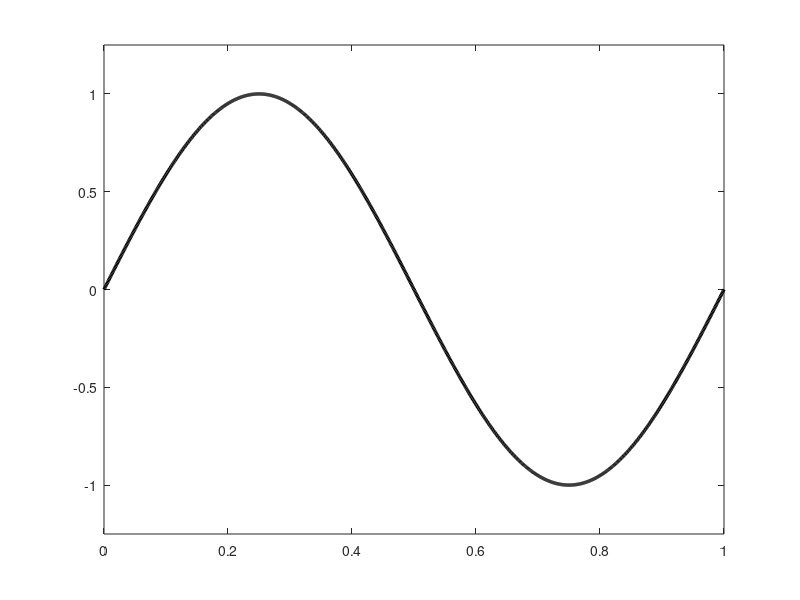

MATLAB code to generate this figure: (Note: this script raises an error after producing the figure.)
%patch on one cycle
time=[0:0.001:1];
x=sin(time*2*pi);
fig=plot(time,x,'k','LineWidth',2.5);
ylim([-1.25 1.25])
ax=gca;
ax.XTick=[0 0.25 0.5 0.75 1];
ax.XTickLabel=[{'0', 'pi/2', 'pi', '3/2 pi', '2pi'}];
z=[0.125 0.375 0.375 0.125];
y=[-1.25 -1.25 1.25 1.25];
patch(z,y,'blue','FaceAlpha',0.3);
xlabel('Phase')
ylabel('amplitude')

%patches on 4 cycles
time=[0:0.001:4];
x=sin(time*2*pi);
fig2=plot(time,x,'k','LineWidth',2.5);
ylim([-1.25 1.25])
ax2=gca;
ax2.XTick=[0 0.5 1 1.5 2 2.5 3 3.5 4];
ax2.XTickLabel=[{'0', 'pi', '2pi', '3pi', '4pi', '5pi', '6pi'}];
for gg=1:4
z=[0.125 0.375 0.375 0.125]+gg-1;
y=[-1.25 -1.25 1.25 1.25];
patch(z,y,'blue','FaceAlpha',0.3);
end
xlabel('Phase')
ylabel('amplitude')


%% Quality control
numPhaseBins=18;
uniform = zeros(1,numPhaseBins); uniform(:)=1/numPhaseBins;
couple = zeros(1,numPhaseBins); couple(5)=0.5; couple(14)=0.5;
onebin = zeros(1,numPhaseBins); onebin(2) = 1;
small = zeros(1,numPhaseBins); small(2:4)=[0.25 0.5 0.25];

binAmp=small;
logAmp=log2(binAmp);
ShannonH =-sum(binAmp(logAmp~=-Inf).*logAmp(logAmp~=-Inf)); 
Dkl = log2(numPhaseBins)-ShannonH;
MI=Dkl/log2(numPhaseBins);
figure;
bar(binAmp,'g','BarWidth',1)
ylim([0 1])
xlim([0.5 18.5])
xlabel('Phase')
ylabel('Normalized HF amplitude')
title(['Narrow Distribution, MI = ' num2str(MI)])
time=[0.001:0.001:1];
LFdata=sin(2*pi*time);
LFscaled=LFdata*0.15;
LFscaled=LFscaled+0.25;
ax1=gca;
ax1_pos = ax1.Position;
ax2 = axes('Position',ax1_pos,...
    'XAxisLocation','top',...
    'YAxisLocation','right',...
    'Color','none');
ylim([0 0.5])
line(time,LFscaled,'Parent',ax2,'LineWidth',2.5,'Color','b')
axis off;
ax1.XTick=[0.5 5 9.5 14 18.5]; %scale for 18?
ax1.XTickLabel=[{'0', 'pi/2', 'pi', '3/2 pi', '2pi'}];


% MI various lengths of time and noise
%{
[time, y, HFsignal, LFdata]=CFCfakeData1(numSeconds, LF, HF, phaseLock, whiteNoiseAmp,binTrimming);
[LFsignal, HFsignal]=PreProcessForCFC(t,x,LF,HF);
[MI, binAmp, lfPhase, hfAmp]=Tort2010MI(LFsignal, HFsignal, numPhaseBins)
%}
%% For presentation
uniform = zeros(1,numPhaseBins); uniform(:)=0.5;
ideal = zeros(1,numPhaseBins); ideal([5 14])=0.75;
ideal([1 9 10 18]) = 0.25;
ideal([2 8 11 17]) = 0.32;
ideal([4 6 13 15]) = 0.67;
ideal([3 7 12 16]) = 0.5;
figure; 
bar(ideal,'b','BarWidth',0.9,'FaceAlpha',0.5);
hold on
bar(uniform,'g','BarWidth',0.9,'FaceAlpha',0.5);
xlim([0.5 18.5])
ylim([0 1])
xlabel('bin')
ylabel('amount')

%% 4 seconds no noise
LF=5; HF=40;
loNoise=0.65;
hiNoise=1.1;
numPhaseBins=18;
binTrim = 0.10;

[time, x, ~, ~]=CFCfakeData1(4, LF, HF, 'peaks', 0,binTrim,0);
[LFsignal, HFsignal]=PreProcessForCFC(time,x,LF,HF);
[MI, binAmp, ~, ~]=Tort2010MI(LFsignal, HFsignal, numPhaseBins);
figure; bar(binAmp); title(['4s, 0.0 WN, MI= ' num2str(MI)])
%some noise
[time, x, ~, ~]=CFCfakeData1(4, LF, HF, 'peaks', loNoise,binTrim,0);
[LFsignal, HFsignal]=PreProcessForCFC(time,x,LF,HF);
[MI2, binAmp2, ~, ~]=Tort2010MI(LFsignal, HFsignal, numPhaseBins);
figure; bar(binAmp2); title(['4s, 0.1 WN, MI= ' num2str(MI2)])
%lots of noise
[time, x, ~, ~]=CFCfakeData1(15, LF, HF, 'peaks', hiNoise,binTrim,0);
[LFsignal, HFsignal]=PreProcessForCFC(time,x,LF,HF);
[MI3, binAmp3, ~, ~]=Tort2010MI(LFsignal, HFsignal, numPhaseBins);
figure; bar(binAmp3); title(['4s, 0.4 WN, MI= ' num2str(MI3)])

%15s no noise
[time, x, ~, ~]=CFCfakeData1(15, LF, HF, 'peaks', 0,binTrim,0);
[LFsignal, HFsignal]=PreProcessForCFC(time,x,LF,HF);
[MI4, binAmp4, ~, ~]=Tort2010MI(LFsignal, HFsignal, numPhaseBins);
figure; bar(binAmp4); title(['15s, 0.0 WN, MI= ' num2str(MI4)])
%some noise
[time, x, ~, ~]=CFCfakeData1(4, LF, HF, 'peaks', loNoise ,binTrim,0);
[LFsignal, HFsignal]=PreProcessForCFC(time,x,LF,HF);
[MI5, binAmp5, ~, ~]=Tort2010MI(LFsignal, HFsignal, numPhaseBins);
figure; bar(binAmp5); title(['15s, 0.1 WN, MI= ' num2str(MI5)])
%lots of noise
[time, x, ~, ~]=CFCfakeData1(15, LF, HF, 'peaks', hiNoise, binTrim,0);
[LFsignal, HFsignal]=PreProcessForCFC(time,x,LF,HF);
[MI6, binAmp6, ~, ~]=Tort2010MI(LFsignal, HFsignal, numPhaseBins);
figure; bar(binAmp6); title(['15s, 0.4 WN, MI= ' num2str(MI6)])

%30s no noise
[time, x, ~, ~]=CFCfakeData1(30, LF, HF, 'peaks', 0,binTrim,0);
[LFsignal, HFsignal]=PreProcessForCFC(time,x,LF,HF);
[MI7, binAmp7, ~, ~]=Tort2010MI(LFsignal, HFsignal, numPhaseBins);
figure; bar(binAmp7); title(['30s, 0.0 WN, MI= ' num2str(MI7)])
%some noise
[time, x, ~, ~]=CFCfakeData1(30, LF, HF, 'peaks', loNoise,binTrim,0);
[LFsignal, HFsignal]=PreProcessForCFC(time,x,LF,HF);
[MI8, binAmp8, ~, ~]=Tort2010MI(LFsignal, HFsignal, numPhaseBins);
figure; bar(binAmp8); title(['30s, 0.1 WN, MI= ' num2str(MI8)])
%lots of noise
[time, x, ~, ~]=CFCfakeData1(30, LF, HF, 'peaks', hiNoise,binTrim,0);
[LFsignal, HFsignal]=PreProcessForCFC(time,x,LF,HF);
[MI9, binAmp9, ~, ~]=Tort2010MI(LFsignal, HFsignal, numPhaseBins);
figure; bar(binAmp9); title(['30s, 0.4 WN, MI= ' num2str(MI9)])
MIs=[MI MI2 MI3 MI4 MI5 MI6 MI7 MI8 MI9];

%% raw measures
LF=5; HF=40;
loNoise=0.1;
hiNoise=0.4;
numPhaseBins=18;
binSizes=[75 200];

[~, ~, HFsignal, LFsignal]=CFCfakeData1(4, LF, HF, 'peaks', 0,0.15);
[MI, binAmp, ~, ~]=Tort2010MI(LFsignal, HFsignal, numPhaseBins);
[ShuffleMIs1] = Tort2010MISurrogate(LFsignal, HFsignal, 1000, binSizes, numPhaseBins); 

%figure; bar(binAmp); title(['4s, 0.0 WN, MI= ' num2str(MI)])
%some noise
[~, ~, HFsignal, LFsignal]=CFCfakeData1(4, LF, HF, 'peaks', loNoise,0.15);
[MI2, binAmp2, ~, ~]=Tort2010MI(LFsignal, HFsignal, numPhaseBins);
[ShuffleMIs2] = Tort2010MISurrogate(LFsignal, HFsignal, 1000, binSizes, numPhaseBins); 

%figure; bar(binAmp2); title(['4s, 0.1 WN, MI= ' num2str(MI2)])
%lots of noise
[~, ~, HFsignal, LFsignal]=CFCfakeData1(4, LF, HF, 'peaks', hiNoise,0.15);
[MI3, binAmp3, ~, ~]=Tort2010MI(LFsignal, HFsignal, numPhaseBins);
[ShuffleMIs3] = Tort2010MISurrogate(LFsignal, HFsignal, 1000, binSizes, numPhaseBins); 

%figure; bar(binAmp3); title(['4s, 0.4 WN, MI= ' num2str(MI3)])
ShuffleMeans=[mean(ShuffleMIs1) mean(ShuffleMIs2) mean(ShuffleMIs3)];
ShuffleStd = [std(ShuffleMIs1) std(ShuffleMIs2) std(ShuffleMIs3)];

%15s no noise
[~, ~, HFsignal, LFsignal]=CFCfakeData1(15, LF, HF, 'peaks', 0,0.15);
[MI4, binAmp4, ~, ~]=Tort2010MI(LFsignal, HFsignal, numPhaseBins);
figure; bar(binAmp4); title(['15s, 0.0 WN, MI= ' num2str(MI4)])
%some noise
[~, ~, HFsignal, LFsignal]=CFCfakeData1(4, LF, HF, 'peaks',loNoise,0.15);
[MI5, binAmp5, ~, ~]=Tort2010MI(LFsignal, HFsignal, numPhaseBins);
figure; bar(binAmp5); title(['15s, 0.1 WN, MI= ' num2str(MI5)])
%lots of noise
[~, ~, HFsignal, LFsignal]=CFCfakeData1(15, LF, HF, 'peaks', hiNoise,0.15);
[MI6, binAmp6, ~, ~]=Tort2010MI(LFsignal, HFsignal, numPhaseBins);
figure; bar(binAmp6); title(['15s, 0.4 WN, MI= ' num2str(MI6)])

%30s no noise
[~, ~, HFsignal, LFsignal]=CFCfakeData1(30, LF, HF, 'peaks', 0,0.15);
[MI7, binAmp7, ~, ~]=Tort2010MI(LFsignal, HFsignal, numPhaseBins);
figure; bar(binAmp7); title(['30s, 0.0 WN, MI= ' num2str(MI7)])
%some noise
[~, ~, HFsignal, LFsignal]=CFCfakeData1(30, LF, HF, 'peaks', loNoise,0.15);
[MI8, binAmp8, ~, ~]=Tort2010MI(LFsignal, HFsignal, numPhaseBins);
figure; bar(binAmp8); title(['30s, 0.1 WN, MI= ' num2str(MI8)])
%lots of noise
[~, ~, HFsignal, LFsignal]=CFCfakeData1(30, LF, HF, 'peaks', hiNoise,0.15);
[MI9, binAmp9, ~, ~]=Tort2010MI(LFsignal, HFsignal, numPhaseBins);
figure; bar(binAmp9); title(['30s, 0.4 WN, MI= ' num2str(MI9)])
MIs=[MI MI2 MI3 MI4 MI5 MI6 MI7 MI8 MI9];


%% Figures for presentation

[time, x, HFsignal, LFsignal]=CFCfakeData1(4, 5, 40, 'peaks', 0,0.15);
figure; plot(time,x)

%Marek's version
ts = [0:.001:4]; % interval for longer simulations
f1=5; %lower frequency
f2=40; % higher frequency
A1=1; % amplitude for f1
A2=1; % amplitude for f2
A3=1; % amplitude for f3

low=A1*sin(2*pi*f1*ts); % lower frequency oscillation over ts (2 seconds)
high=A2*sin(2*pi*f2*ts);  % higher frequency oscillation over ts (2 seconds)
dist=A3*sin(2*pi*42*ts); %disturbance at 42 Hz over ts (2 seconds)

a=1; % coupling strength 
b=0.2; % amplitude of compound higher frequency

sim=low+b*(a*low.*high+dist);  % simulated data
figure; plot(ts,sim)

%catherine's mod
t = [0:.001:60]; % interval for longer simulations
f1=5; %lower frequency
f2=40; % higher frequency
A1=1; % amplitude for f1
A2=1; % amplitude for f2
A3=1; % amplitude for f3

low=A1*sin(2*pi*f1*t); % lower frequency oscillation over ts (2 seconds)
high=A2*sin(2*pi*f2*t);  % higher frequency oscillation over ts (2 seconds)
dist=A3*sin(2*pi*42*t); %disturbance at 42 Hz over ts (2 seconds)

%%a=1; % coupling strength 
b=0.2; % amplitude of compound higher frequency
a=zeros(size(t));
events=[1000:1000:58000];
for i=1:length(events)
   eventts=events(i);
   a(1,eventts:eventts+100)=10;
end

sim=low+b*(a.*low.*high+dist);  % simulated data
sim=sim+randn(size(sim))*0.2;
figure; plot(t,sim);




%% Spectrogram
t=ts;

dt=t(2) - t(1);
Fs = 1/dt;
interval = 125;
overlap = round(interval*0.95);
nfft = round(1500);
[S,F,T,P]=spectrogram(x(1:4000)-mean(x(1:4000)),interval,overlap,nfft,Fs);
figure; imagesc(T,F,10*log10(P))
colorbar
axis xy
ylim([0 70])
xlabel('Time (s)')
ylabel('Frequency (Hz)')


%% noise and lengths marek's version
LF=5; HF=40;
loNoise=0.2;
hiNoise=0.5;
numPhaseBins=18;
MIs=[];
distF=42;
binSizes=[75 200];%3 gamma cycles, 1 theta cycle)

%4s
[time, x, ~, ~] = CFCfakeData2(4,LF,HF,distF,1,0);
[LFsignal, HFsignal]=PreProcessForCFC(time,x,LF,HF);
[MI, binAmp, ~, ~]=Tort2010MI(LFsignal, HFsignal, numPhaseBins);
[ShuffleMIs1] = Tort2010MISurrogate(LFsignal, HFsignal, 1000, binSizes, numPhaseBins); 
[time, x, ~, ~] = CFCfakeData2(4,LF,HF,distF,1,loNoise);
[LFsignal, HFsignal]=PreProcessForCFC(time,x,LF,HF);
[MI2, binAmp2, ~, ~]=Tort2010MI(LFsignal, HFsignal, numPhaseBins);
[ShuffleMIs2] = Tort2010MISurrogate(LFsignal, HFsignal, 1000, binSizes, numPhaseBins); 
[time, x, ~, ~] = CFCfakeData2(4,LF,HF,distF,1,hiNoise);
[LFsignal, HFsignal]=PreProcessForCFC(time,x,LF,HF);
[MI3, binAmp3, ~, ~]=Tort2010MI(LFsignal, HFsignal, numPhaseBins);
[ShuffleMIs3] = Tort2010MISurrogate(LFsignal, HFsignal, 1000, binSizes, numPhaseBins); 
MIs=[MIs MI MI2 MI3];
ShuffleMeans=[mean(ShuffleMIs1) mean(ShuffleMIs2) mean(ShuffleMIs3)];
ShuffleStd = [std(ShuffleMIs1) std(ShuffleMIs2) std(ShuffleMIs3)];
%15s
[time, x, ~, ~] = CFCfakeData2(15,LF,HF,distF,1,0);
[LFsignal, HFsignal]=PreProcessForCFC(time,x,LF,HF);
[MI, binAmp, ~, ~]=Tort2010MI(LFsignal, HFsignal, numPhaseBins);
[time, x, ~, ~] = CFCfakeData2(15,LF,HF,distF,1,loNoise);
[LFsignal, HFsignal]=PreProcessForCFC(time,x,LF,HF);
[MI2, binAmp2, ~, ~]=Tort2010MI(LFsignal, HFsignal, numPhaseBins);
[time, x, ~, ~] = CFCfakeData2(15,LF,HF,distF,1,hiNoise);
[LFsignal, HFsignal]=PreProcessForCFC(time,x,LF,HF);
[MI3, binAmp3, ~, ~]=Tort2010MI(LFsignal, HFsignal, numPhaseBins);
MIs=[MIs MI MI2 MI3];
%30s
[time, x, ~, ~] = CFCfakeData2(30,LF,HF,distF,1,0);
[LFsignal, HFsignal]=PreProcessForCFC(time,x,LF,HF);
[MI, binAmp, ~, ~]=Tort2010MI(LFsignal, HFsignal, numPhaseBins);
[time, x, ~, ~] = CFCfakeData2(30,LF,HF,distF,1,loNoise);
[LFsignal, HFsignal]=PreProcessForCFC(time,x,LF,HF);
[MI2, binAmp2, ~, ~]=Tort2010MI(LFsignal, HFsignal, numPhaseBins);
[time, x, ~, ~] = CFCfakeData2(30,LF,HF,distF,1,hiNoise);
[LFsignal, HFsignal]=PreProcessForCFC(time,x,LF,HF);
[MI3, binAmp3, ~, ~]=Tort2010MI(LFsignal, HFsignal, numPhaseBins);
MIs=[MIs MI MI2 MI3];
%values all come out pretty low

%% Marek's raw signals
LF=5; HF=40;
loNoise=0.2;
hiNoise=0.5;
numPhaseBins=18;
MIs=[];
distF=42;

[time, x, LFsignal, HFsignal] = CFCfakeData2(4,LF,HF,distF,1,0);
[MI, binAmp, ~, ~]=Tort2010MI(LFsignal, HFsignal, numPhaseBins);
[time, x2, LFsignal, HFsignal] = CFCfakeData2(4,LF,HF,distF,1,loNoise);
[MI2, binAmp2, ~, ~]=Tort2010MI(LFsignal, HFsignal, numPhaseBins);
[time, x3, LFsignal, HFsignal] = CFCfakeData2(4,LF,HF,distF,1,hiNoise);
[MI3, binAmp3, ~, ~]=Tort2010MI(LFsignal, HFsignal, numPhaseBins);
MIs=[MIs MI MI2 MI3];
%15s
[time, x, LFsignal, HFsignal] = CFCfakeData2(15,LF,HF,distF,1,0);
[MI, binAmp, ~, ~]=Tort2010MI(LFsignal, HFsignal, numPhaseBins);
[time, x, LFsignal, HFsignal] = CFCfakeData2(15,LF,HF,distF,1,loNoise);
[MI2, binAmp2, ~, ~]=Tort2010MI(LFsignal, HFsignal, numPhaseBins);
[time, x,LFsignal, HFsignal] = CFCfakeData2(15,LF,HF,distF,1,hiNoise);
[MI3, binAmp3, ~, ~]=Tort2010MI(LFsignal, HFsignal, numPhaseBins);
MIs=[MIs MI MI2 MI3];
%30s
[time, x, LFsignal, HFsignal] = CFCfakeData2(30,LF,HF,distF,1,0);
[MI, binAmp, ~, ~]=Tort2010MI(LFsignal, HFsignal, numPhaseBins);
[time, x,LFsignal, HFsignal] = CFCfakeData2(30,LF,HF,distF,1,loNoise);
[MI2, binAmp2, ~, ~]=Tort2010MI(LFsignal, HFsignal, numPhaseBins);
[time, x,LFsignal, HFsignal] = CFCfakeData2(30,LF,HF,distF,1,hiNoise);
[MI3, binAmp3, ~, ~]=Tort2010MI(LFsignal, HFsignal, numPhaseBins);
MIs=[MIs MI MI2 MI3];

%% Tort surrogate stuff
LF=5; HF=40;
loNoise=0.65;
hiNoise=1.1;
numPhaseBins=18;
binTrim = 0.10;
binSizes=[75 200];%3 gamma cycles, 1 theta cycle)

[time, x, ~, ~]=CFCfakeData1(4, LF, HF, 'peaks', 0,binTrim,0);
[LFsignal, HFsignal]=PreProcessForCFC(time,x,LF,HF);
[MI, binAmp, ~, ~]=Tort2010MI(LFsignal, HFsignal, numPhaseBins);
[ShuffleMIs] = Tort2010MISurrogate(LFsignal, HFsignal, 1000, binSizes, numPhaseBins); 